Frame 1 (no input): blank canvas, image omitted
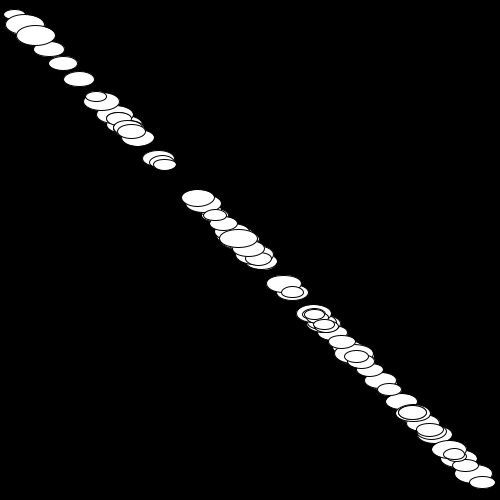
Frame 60 (the mouse pressed at the canvas centre just before this capture)
Frame 120 (the mouse held since frame 60 and released just before this capture): identical to frame 60, image omitted

The Processing sketch that drew this single still picture (run headless with seeded random() and noise(); from frame 60 on, the mouse is pressed at the canvas centre):

// Processing sketch: BouncingBalls
// ── BouncingBalls.pde
class Ball {
  PVector pos, vel;
  float radius;
  float x;
  float y;

  Ball( float x, float y, float _radius) {
    pos = new PVector(x, y);
    vel = new PVector(random(-3, 3), random(-3, 3));
    radius = _radius;//better way to do this
  }

  void update() {

    pos.add(vel);
    println(vel);

    if (pos.x < radius || pos.x < width - radius) {
      pos.x *= -1;
    }
    if (pos.y < radius || pos.y < height - radius) {
      vel.y *= -1;
    }
  }

  void draw() {
    ellipse(pos.x, pos.x, radius * 2, radius);
  }
}


Ball[] balls = new Ball[100];

void setup() {
  size(500, 500);

  for (int i = 0; i < balls.length; i++) {
    float radius = random(10, 20);
    float x = random(radius, width - radius);
    float y = random(radius, height - radius);
    balls[i] = new Ball(x, y, radius);
  }
}

void draw() {
  background(0);

  for (Ball b : balls) {
    b.update();
    b.draw();
  }
}
